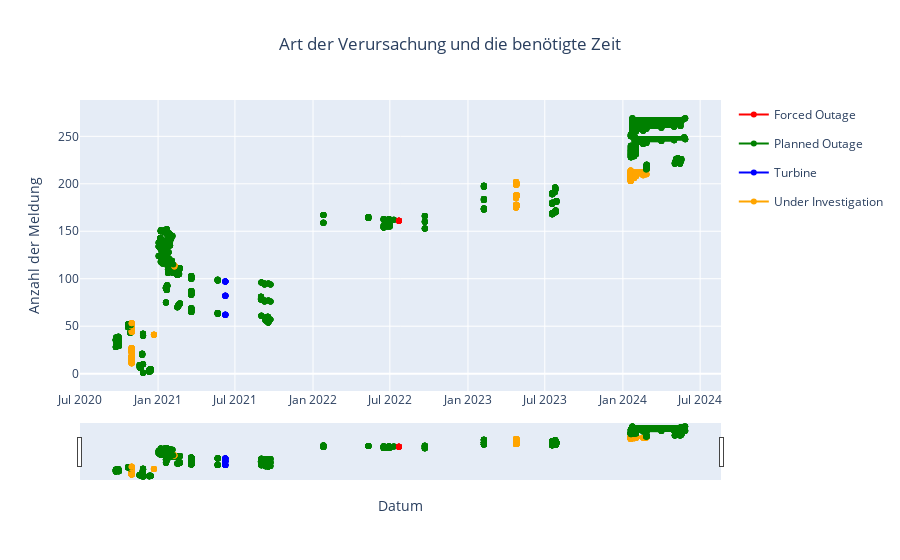

Notebook cell for this chart:
### Code cell
color_map = {
    'Planned Outage': 'green',
    'NonOperator Alert': 'yellow',
    'Under Investigation': 'orange',
    'Forced Outage': 'red',
    'Turbine': 'blue'
}

startpunkte = df['eventStartTime']
endpunkte = df['eventEndTime']
status = df['cause']  

fig = go.Figure()
gezeigte_legenden = {}  
traces = [] 

desired_order = ['Forced Outage', 'NonOperator Alert', 'Planned Outage', 'Turbine', 'Under Investigation']

for stat in desired_order: 
    for i, (start, end, stat) in enumerate(zip(startpunkte, endpunkte, status), start=1):
        color = color_map.get(stat, 'gray') 
        show_legend = stat not in gezeigte_legenden  
        gezeigte_legenden[stat] = True 

        trace = go.Scatter(
            x=[start, end], 
            y=[i, i], 
            mode='lines+markers',
            name=stat if show_legend else '',  
            line=dict(color=color),
            legendgroup=stat,  
            showlegend=show_legend  
        )
        traces.append(trace)  

traces.sort(key=lambda trace: trace.name)

for trace in traces:
    fig.add_trace(trace)

fig.update_layout(
    title='Art der Verursachung und die benötigte Zeit',
    xaxis=dict(
        title='Datum',
        rangeslider=dict(visible=True),  
        type='date'
    ),
    yaxis_title='Anzahl der Meldung',
    title_x=0.5  
)

fig.show()
